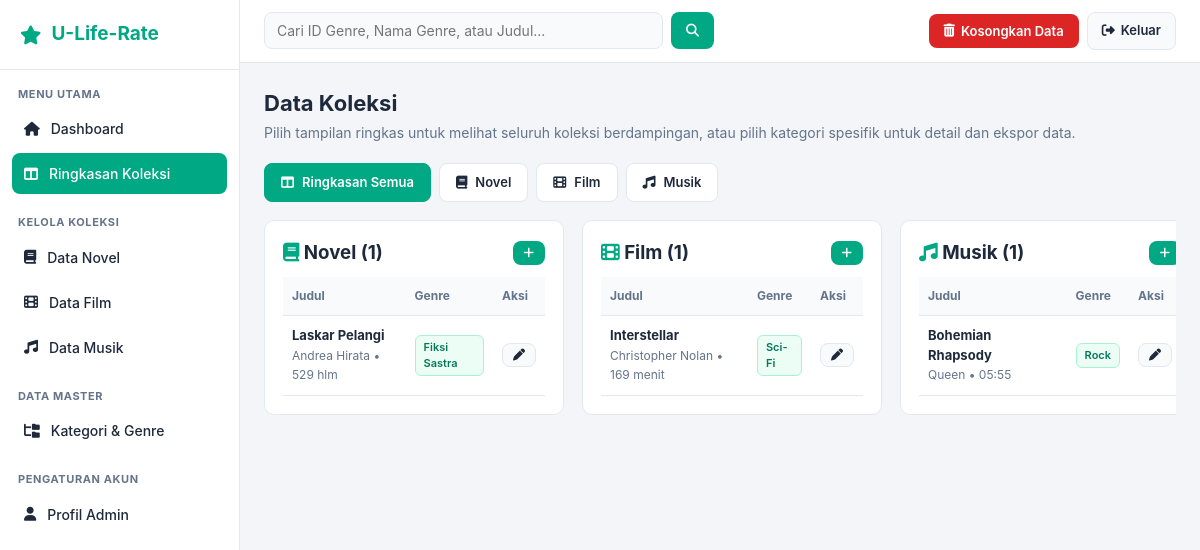
/dashboard.php?page=koleksi&tab=semua (signed in), run on the app's committed database.
### tables this page shows
CREATE TABLE `novel` (
  `id` int(11) NOT NULL AUTO_INCREMENT,
  `judul` varchar(150) NOT NULL,
  `penulis` varchar(100) NOT NULL,
  `penerbit` varchar(100) NOT NULL,
  `genre_id` int(11) DEFAULT NULL,
  `jumlah_halaman` int(11) NOT NULL,
  `tahun_terbit` int(11) NOT NULL,
  `isbn` varchar(50) DEFAULT '-',
  `rating` varchar(10) DEFAULT '-',
  `sinopsis` text DEFAULT NULL,
  PRIMARY KEY (`id`),
  KEY `genre_id` (`genre_id`),
  CONSTRAINT `novel_ibfk_1` FOREIGN KEY (`genre_id`) REFERENCES `genre` (`id`) ON DELETE SET NULL
);

CREATE TABLE `genre` (
  `id` int(11) NOT NULL AUTO_INCREMENT,
  `kategori_id` int(11) NOT NULL,
  `nama_genre` varchar(50) NOT NULL,
  PRIMARY KEY (`id`),
  KEY `kategori_id` (`kategori_id`),
  CONSTRAINT `genre_ibfk_1` FOREIGN KEY (`kategori_id`) REFERENCES `kategori` (`id`) ON DELETE CASCADE
);

CREATE TABLE `film` (
  `id` int(11) NOT NULL AUTO_INCREMENT,
  `judul` varchar(150) NOT NULL,
  `sutradara` varchar(100) NOT NULL,
  `studio` varchar(100) NOT NULL,
  `genre_id` int(11) DEFAULT NULL,
  `durasi_menit` int(11) NOT NULL,
  `tahun_rilis` int(11) NOT NULL,
  `batas_usia` varchar(15) DEFAULT '13+',
  `rating` varchar(10) DEFAULT '-',
  `sinopsis` text DEFAULT NULL,
  PRIMARY KEY (`id`),
  KEY `genre_id` (`genre_id`),
  CONSTRAINT `film_ibfk_1` FOREIGN KEY (`genre_id`) REFERENCES `genre` (`id`) ON DELETE SET NULL
);

CREATE TABLE `music` (
  `id` int(11) NOT NULL AUTO_INCREMENT,
  `judul` varchar(150) NOT NULL,
  `penyanyi` varchar(100) NOT NULL,
  `album` varchar(100) NOT NULL,
  `label_musik` varchar(100) NOT NULL,
  `genre_id` int(11) DEFAULT NULL,
  `durasi` varchar(15) NOT NULL,
  `tahun_rilis` int(11) NOT NULL,
  `rating` varchar(10) DEFAULT '-',
  `sinopsis` text DEFAULT NULL,
  PRIMARY KEY (`id`),
  KEY `genre_id` (`genre_id`),
  CONSTRAINT `music_ibfk_1` FOREIGN KEY (`genre_id`) REFERENCES `genre` (`id`) ON DELETE SET NULL
);

### dashboard.php (the view, shortened to what this page needs)
<?php
require 'koneksi.php';
$page = isset($_GET['page']) ? $_GET['page'] : 'home';
$tab  = isset($_GET['tab']) ? $_GET['tab'] : 'semua';
?>
<!DOCTYPE html>
<html lang="id">
<head>
    <link rel="stylesheet" href="style.css?v=<?= time(); ?>">
    <link rel="stylesheet" href="https://cdnjs.cloudflare.com/ajax/libs/font-awesome/6.4.0/css/all.min.css">
    <link rel="stylesheet" href="https://cdn.datatables.net/1.13.6/css/jquery.dataTables.min.css">
    <link rel="stylesheet" href="https://cdn.datatables.net/buttons/2.4.1/css/buttons.dataTables.min.css">
</head>
<body>
    <div class="dashboard-layout">
        <div class="sidebar">
            <div class="sidebar-header"><i class="fa-solid fa-star"></i> U-Life-Rate</div>
            <div class="nav-section">Menu Utama</div>
            <ul class="nav-links">
                <li><a href="dashboard.php?page=home" class="nav-item <?= $page=='home'?'active':'' ?>"><i class="fa-solid fa-house"></i> Dashboard</a></li>
                <li><a href="dashboard.php?page=koleksi&tab=semua" class="nav-item <?= ($page=='koleksi' && $tab=='semua')?'active':'' ?>"><i class="fa-solid fa-table-columns"></i> Ringkasan Koleksi</a></li>
            </ul>
            <div class="nav-section">Kelola Koleksi</div>
            <ul class="nav-links">
                <li><a href="dashboard.php?page=koleksi&tab=novel" class="nav-item <?= (($page=='koleksi' && $tab=='novel') || $page=='form_novel')?'active':'' ?>"><i class="fa-solid fa-book"></i> Data Novel</a></li>
                <li><a href="dashboard.php?page=koleksi&tab=film" class="nav-item <?= (($page=='koleksi' && $tab=='film') || $page=='form_film')?'active':'' ?>"><i class="fa-solid fa-film"></i> Data Film</a></li>
                <li><a href="dashboard.php?page=koleksi&tab=music" class="nav-item <?= (($page=='koleksi' && $tab=='music') || $page=='form_music')?'active':'' ?>"><i class="fa-solid fa-music"></i> Data Musik</a></li>
            </ul>
            <div class="nav-section">Data Master</div>
            <ul class="nav-links">
                <li><a href="dashboard.php?page=kategori" class="nav-item <?= $page=='kategori'?'active':'' ?>"><i class="fa-solid fa-folder-tree"></i> Kategori & Genre</a></li>
            </ul>
            <div class="nav-section">Pengaturan Akun</div>
            <ul class="nav-links">
                <li><a href="profil.php" class="nav-item"><i class="fa-solid fa-user"></i> Profil Admin</a></li>
            </ul>
        </div>
        <div class="main-wrapper">
            <div class="topbar">
                <form action="dashboard.php" method="GET" class="search-form">
                    <input type="text" name="q" class="form-control" placeholder="Cari ID Genre, Nama Genre, atau Judul..." required>
                    <button type="submit" class="btn btn-primary" title="Cari"><i class="fa-solid fa-magnifying-glass"></i></button>
                </form>
                <div class="topbar-actions">
                    <form method="POST" style="display:inline;" onsubmit="return confirm('Apakah Anda yakin ingin mengosongkan seluruh data Novel, Film, dan Musik?');">
                        <button type="submit" name="hapus_semua_data" class="btn btn-danger">
                            <i class="fa-solid fa-trash-can"></i> Kosongkan Data
                        </button>
                    </form>
                    <a href="?page=logout" class="btn btn-outline" onclick="return confirm('Apakah Anda yakin ingin keluar dari sistem?')">
                        <i class="fa-solid fa-right-from-bracket"></i> Keluar
                    </a>
                </div>
            </div>
            <div class="content-area">
                <?php if($page == 'home'):
                    $t_novel = $pdo->query("SELECT COUNT(*) FROM novel")->fetchColumn();
                    $t_film  = $pdo->query("SELECT COUNT(*) FROM film")->fetchColumn();
                    $t_music = $pdo->query("SELECT COUNT(*) FROM music")->fetchColumn();
                    $t_genre = $pdo->query("SELECT COUNT(*) FROM genre")->fetchColumn();
                ?>
                    <div class="page-title">
                        <h2>Dashboard</h2>
                        <p>Ringkasan statistik koleksi Novel, Film, dan Musik di U-Life-Rate.</p>
                    </div>
                    <div class="grid-stats">
                        <div class="card"><span class="text-muted"><i class="fa-solid fa-book"></i> Total Novel</span><div class="stat-number"><?= $t_novel ?></div></div>
                        <div class="card"><span class="text-muted"><i class="fa-solid fa-film"></i> Total Film</span><div class="stat-number"><?= $t_film ?></div></div>
                        <div class="card"><span class="text-muted"><i class="fa-solid fa-music"></i> Total Musik</span><div class="stat-number"><?= $t_music ?></div></div>
                        <div class="card"><span class="text-muted"><i class="fa-solid fa-tags"></i> Total Genre</span><div class="stat-number"><?= $t_genre ?></div></div>
                    </div>
                <?php elseif($page == 'koleksi'): ?>
                    <div class="page-title">
                        <h2>Data Koleksi</h2>
                        <p>Pilih tampilan ringkas untuk melihat seluruh koleksi berdampingan, atau pilih kategori spesifik untuk detail dan ekspor data.</p>
                    </div>
                    <div class="tabs">
                        <a href="?page=koleksi&tab=semua" class="tab-btn <?= $tab=='semua'?'active':'' ?>"><i class="fa-solid fa-table-columns"></i> Ringkasan Semua</a>
                        <a href="?page=koleksi&tab=novel" class="tab-btn <?= $tab=='novel'?'active':'' ?>"><i class="fa-solid fa-book"></i> Novel</a>
                        <a href="?page=koleksi&tab=film" class="tab-btn <?= $tab=='film'?'active':'' ?>"><i class="fa-solid fa-film"></i> Film</a>
                        <a href="?page=koleksi&tab=music" class="tab-btn <?= $tab=='music'?'active':'' ?>"><i class="fa-solid fa-music"></i> Musik</a>
                    </div>
                    <?php if($tab == 'semua'):
                        $novels = $pdo->query("SELECT n.*, g.nama_genre FROM novel n LEFT JOIN genre g ON n.genre_id = g.id ORDER BY n.id DESC")->fetchAll();
                        $films  = $pdo->query("SELECT f.*, g.nama_genre FROM film f LEFT JOIN genre g ON f.genre_id = g.id ORDER BY f.id DESC")->fetchAll();
                        $musics = $pdo->query("SELECT m.*, g.nama_genre FROM music m LEFT JOIN genre g ON m.genre_id = g.id ORDER BY m.id DESC")->fetchAll();
                    ?>
                        <div class="grid-side-by-side">
                            <div class="card">
                                <div style="display:flex; justify-content:space-between; align-items:center; margin-bottom:10px;">
                                    <h3><i class="fa-solid fa-book" style="color:var(--accent);"></i> Novel (<?= count($novels) ?>)</h3>
                                    <a href="?page=form_novel" class="btn btn-primary btn-sm" title="Tambah Novel"><i class="fa-solid fa-plus"></i></a>
                                </div>
                                <table>
                                    <thead><tr><th>Judul</th><th>Genre</th><th>Aksi</th></tr></thead>
                                    <tbody>
                                    <?php foreach($novels as $n): ?>
                                    <tr>
                                        <td><strong><?= htmlspecialchars($n['judul']) ?></strong><br><span class="text-muted"><?= htmlspecialchars($n['penulis']) ?> • <?= $n['jumlah_halaman'] ?> hlm</span></td>
                                        <td><span class="badge-id"><?= htmlspecialchars($n['nama_genre'] ?: '-') ?></span></td>
                                        <td><a href="?page=form_novel&id=<?= $n['id'] ?>" class="btn btn-outline btn-sm" title="Ubah"><i class="fa-solid fa-pen"></i></a></td>
                                    </tr>
                                    <?php endforeach; ?>
                                    </tbody>
                                </table>
                            </div>
                            <div class="card">
                                <div style="display:flex; justify-content:space-between; align-items:center; margin-bottom:10px;">
                                    <h3><i class="fa-solid fa-film" style="color:var(--accent);"></i> Film (<?= count($films) ?>)</h3>
                                    <a href="?page=form_film" class="btn btn-primary btn-sm" title="Tambah Film"><i class="fa-solid fa-plus"></i></a>
                                </div>
                                <table>
                                    <thead><tr><th>Judul</th><th>Genre</th><th>Aksi</th></tr></thead>
                                    <tbody>
                                    <?php foreach($films as $f): ?>
                                    <tr>
                                        <td><strong><?= htmlspecialchars($f['judul']) ?></strong><br><span class="text-muted"><?= htmlspecialchars($f['sutradara']) ?> • <?= $f['durasi_menit'] ?> menit</span></td>
                                        <td><span class="badge-id"><?= htmlspecialchars($f['nama_genre'] ?: '-') ?></span></td>
                                        <td><a href="?page=form_film&id=<?= $f['id'] ?>" class="btn btn-outline btn-sm" title="Ubah"><i class="fa-solid fa-pen"></i></a></td>
                                    </tr>
                                    <?php endforeach; ?>
                                    </tbody>
                                </table>
                            </div>
                            <div class="card">
                                <div style="display:flex; justify-content:space-between; align-items:center; margin-bottom:10px;">
                                    <h3><i class="fa-solid fa-music" style="color:var(--accent);"></i> Musik (<?= count($musics) ?>)</h3>
                                    <a href="?page=form_music" class="btn btn-primary btn-sm" title="Tambah Musik"><i class="fa-solid fa-plus"></i></a>
                                </div>
                                <table>
                                    <thead><tr><th>Judul</th><th>Genre</th><th>Aksi</th></tr></thead>
                                    <tbody>
                                    <?php foreach($musics as $m): ?>
                                    <tr>
                                        <td><strong><?= htmlspecialchars($m['judul']) ?></strong><br><span class="text-muted"><?= htmlspecialchars($m['penyanyi']) ?> • <?= htmlspecialchars($m['durasi']) ?></span></td>
                                        <td><span class="badge-id"><?= htmlspecialchars($m['nama_genre'] ?: '-') ?></span></td>
                                        <td><a href="?page=form_music&id=<?= $m['id'] ?>" class="btn btn-outline btn-sm" title="Ubah"><i class="fa-solid fa-pen"></i></a></td>
                                    </tr>
                                    <?php endforeach; ?>
                                    </tbody>
                                </table>
                            </div>
                        </div>
                    <?php endif; ?>
                <?php endif; ?>
            </div>
        </div>
    </div>
</body>
</html>

### data on the page
novel: judul "Laskar Pelangi", penulis "Andrea Hirata", jumlah_halaman "529", genre.nama_genre "Fiksi Sastra"
film: judul "Interstellar", sutradara "Christopher Nolan", durasi_menit "169", genre.nama_genre "Sci-Fi"
music: judul "Bohemian Rhapsody", penyanyi "Queen", durasi "05:55", genre.nama_genre "Rock"

### other printed values
count($novels) "1"
count($films) "1"
count($musics) "1"
